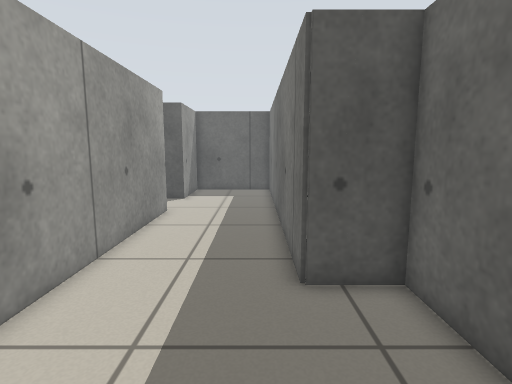
View 1 (above)

16 first-person views from a walk through a robot-simulator world made for Stage. The camera is 0.79 m above the floor, tilts 8° down and sees 80° across. Floor lines are 1 m apart. The floor is counted in squares, 0.25 m on a side. Each view is taken from the middle of a square. On the plan, view 1 faces up. The plan holds only what a view shows up to about 20 squares ahead; the rest is blank. Robots are left out.

View 2
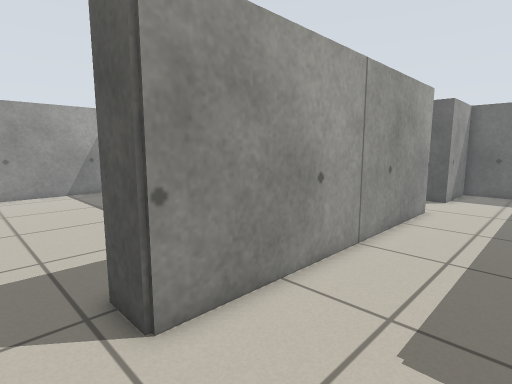

View 3
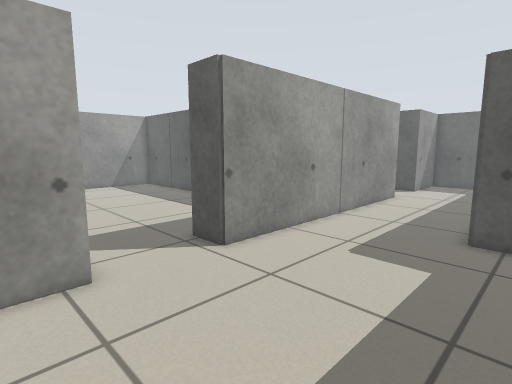

View 4
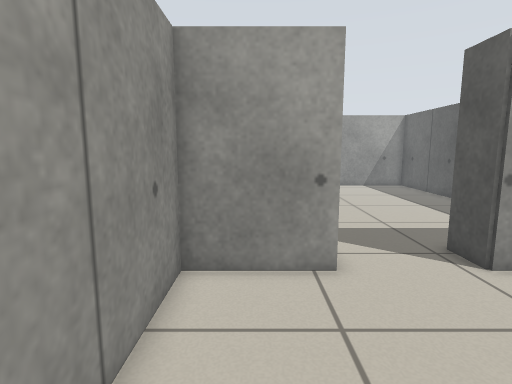

View 5
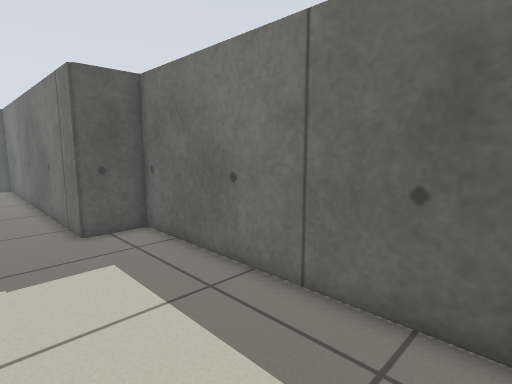

View 6
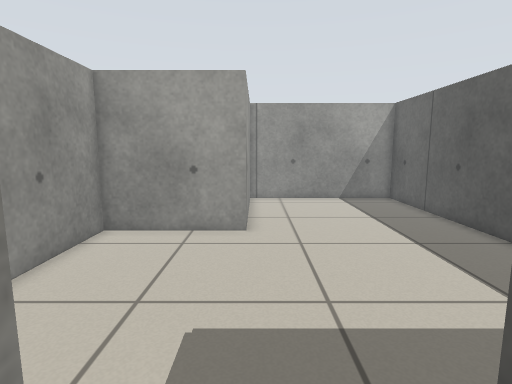

View 7
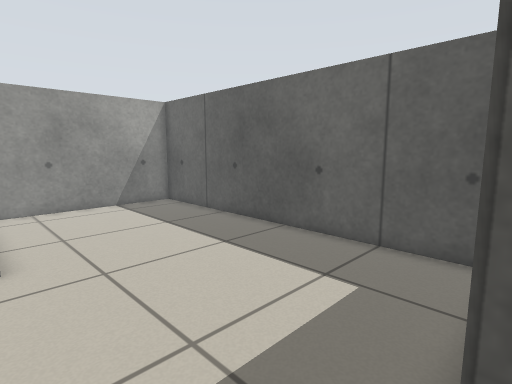

View 8
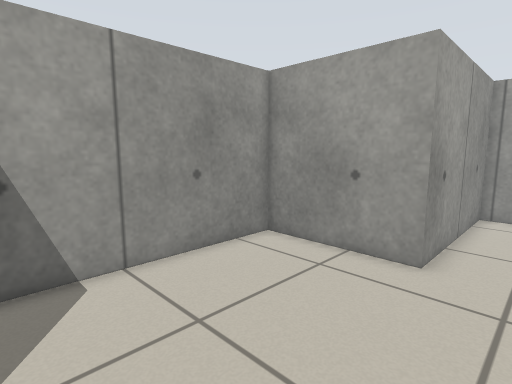

View 9
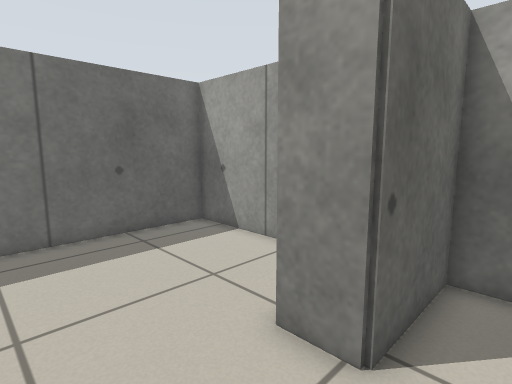

View 10
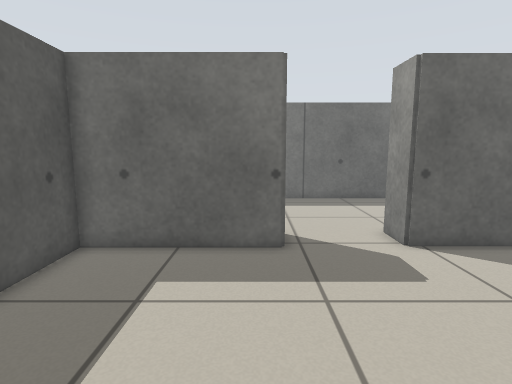

View 11
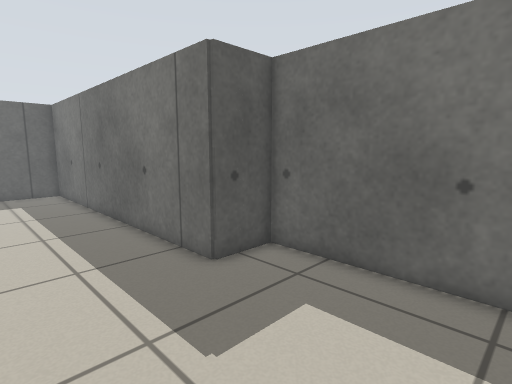

View 12
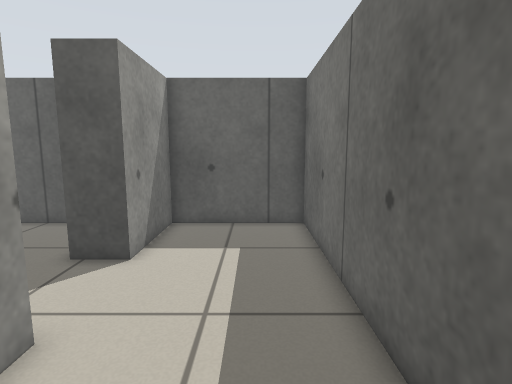

View 13
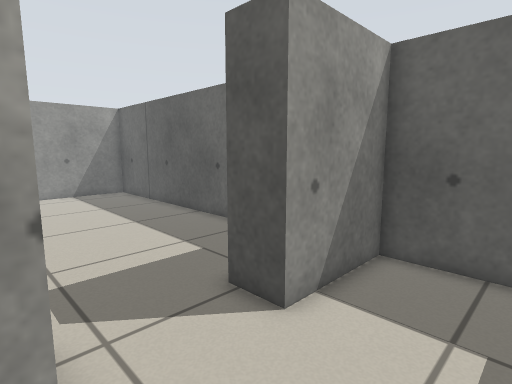

View 14
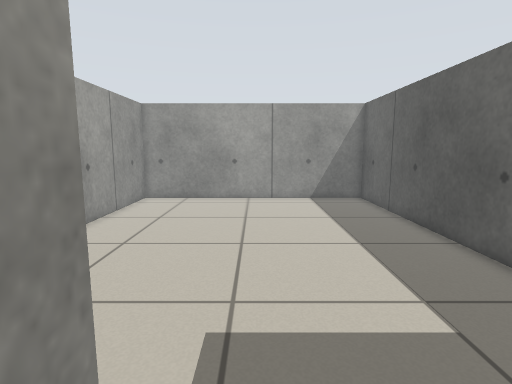

View 15
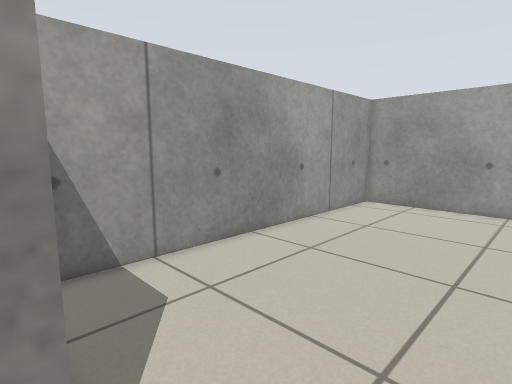

View 16
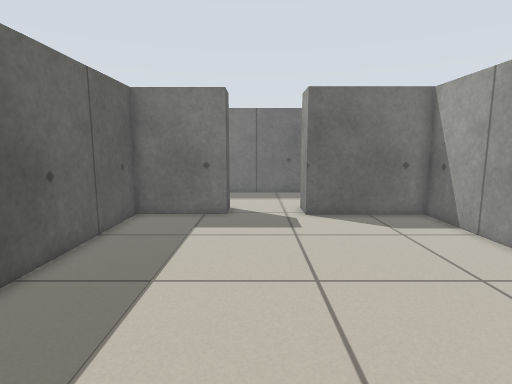

### Floor plan
Points are (right, up) in squares from view 1. A wall is a line through its corners. A room is listed if a view was taken in it or the views show most of it. See-through windows are left out.
Room 1 (views 1, 2, 3, 4, 5, 6, 11, 12, 13, 14)
walls: (-4.6, 15.6) (-4.6, 1.1); (-4.6, -2.9) (-4.6, -7) (3.5, -7) (3.5, 6.8) (1.1, 6.8) (1.1, 23.8) (-4.6, 23.8) (-4.6, 19.4)
ways out: opening at (-5.5, -1) to room 2; opening at (-5.5, 17.5) to room 3
Room 2 (views 7, 8, 9, 10)
walls: (-4.6, 1.1) (-6.4, 1.1) (-6.4, 7.7) (-23.6, 7.7) (-23.6, -1.4) (-15.6, -1.4) (-15.6, -7) (-6.4, -7) (-6.4, -2.9) (-4.6, -2.9)
ways out: opening at (-5.5, -1) to room 1
Room 3 (views 15, 16)
walls: (-4.6, 19.4) (-6.4, 19.4) (-6.4, 23.8) (-23.6, 23.8) (-23.6, 9.8) (-6.4, 9.8) (-6.4, 15.6) (-4.6, 15.6)
ways out: opening at (-5.5, 17.5) to room 1

Positions as (right, up) in squares from view 1, and headings:
1: (0, 0), facing up
2: (0, -1), facing up-left
3: (3, -5), facing up-left
4: (3, -5), facing left
5: (-2, -5), facing up-right
6: (-4, -1), facing left
7: (-6, -2), facing up-left
8: (-7, 1), facing down-left
9: (-8, 1), facing down-right
10: (-16, 2), facing right
11: (-4, 0), facing up-right
12: (-1, 11), facing up
13: (-1, 15), facing up-left
14: (-4, 17), facing left
15: (-6, 18), facing down-left
16: (-21, 18), facing right
